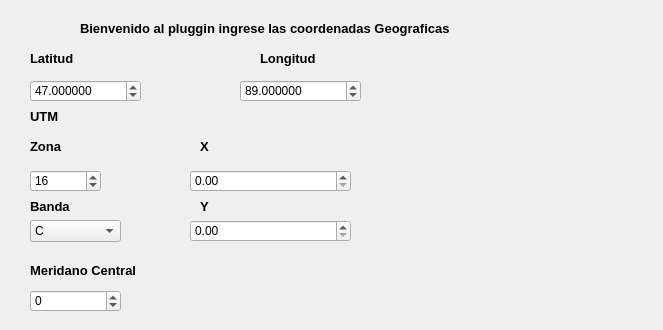
<?xml version="1.0" encoding="UTF-8"?>
<ui version="4.0">
 <class>UTMDialogBase</class>
 <widget class="QDialog" name="UTMDialogBase">
  <property name="geometry">
   <rect>
    <x>0</x>
    <y>0</y>
    <width>663</width>
    <height>330</height>
   </rect>
  </property>
  <property name="windowTitle">
   <string>Calculadora de coordenadas UTM</string>
  </property>
  <widget class="QLabel" name="label">
   <property name="geometry">
    <rect>
     <x>30</x>
     <y>50</y>
     <width>91</width>
     <height>16</height>
    </rect>
   </property>
   <property name="font">
    <font>
     <pointsize>10</pointsize>
     <weight>75</weight>
     <bold>true</bold>
    </font>
   </property>
   <property name="text">
    <string>Latitud</string>
   </property>
  </widget>
  <widget class="QLabel" name="label_2">
   <property name="geometry">
    <rect>
     <x>260</x>
     <y>50</y>
     <width>61</width>
     <height>16</height>
    </rect>
   </property>
   <property name="font">
    <font>
     <pointsize>10</pointsize>
     <weight>75</weight>
     <bold>true</bold>
    </font>
   </property>
   <property name="text">
    <string>Longitud</string>
   </property>
  </widget>
  <widget class="QLabel" name="label_3">
   <property name="geometry">
    <rect>
     <x>80</x>
     <y>20</y>
     <width>391</width>
     <height>16</height>
    </rect>
   </property>
   <property name="font">
    <font>
     <pointsize>10</pointsize>
     <weight>75</weight>
     <bold>true</bold>
    </font>
   </property>
   <property name="text">
    <string>Bienvenido al pluggin ingrese las coordenadas Geograficas</string>
   </property>
  </widget>
  <widget class="QLabel" name="label_4">
   <property name="geometry">
    <rect>
     <x>30</x>
     <y>110</y>
     <width>47</width>
     <height>13</height>
    </rect>
   </property>
   <property name="font">
    <font>
     <pointsize>10</pointsize>
     <weight>75</weight>
     <bold>true</bold>
    </font>
   </property>
   <property name="text">
    <string>UTM</string>
   </property>
  </widget>
  <widget class="QLabel" name="label_5">
   <property name="geometry">
    <rect>
     <x>30</x>
     <y>140</y>
     <width>47</width>
     <height>13</height>
    </rect>
   </property>
   <property name="font">
    <font>
     <pointsize>10</pointsize>
     <weight>75</weight>
     <bold>true</bold>
    </font>
   </property>
   <property name="text">
    <string>Zona</string>
   </property>
  </widget>
  <widget class="QLabel" name="label_6">
   <property name="geometry">
    <rect>
     <x>200</x>
     <y>140</y>
     <width>47</width>
     <height>13</height>
    </rect>
   </property>
   <property name="font">
    <font>
     <pointsize>10</pointsize>
     <weight>75</weight>
     <bold>true</bold>
    </font>
   </property>
   <property name="text">
    <string>X</string>
   </property>
  </widget>
  <widget class="QLabel" name="label_7">
   <property name="geometry">
    <rect>
     <x>30</x>
     <y>200</y>
     <width>47</width>
     <height>13</height>
    </rect>
   </property>
   <property name="font">
    <font>
     <pointsize>10</pointsize>
     <weight>75</weight>
     <bold>true</bold>
    </font>
   </property>
   <property name="text">
    <string>Banda</string>
   </property>
  </widget>
  <widget class="QLabel" name="label_8">
   <property name="geometry">
    <rect>
     <x>200</x>
     <y>200</y>
     <width>47</width>
     <height>13</height>
    </rect>
   </property>
   <property name="font">
    <font>
     <pointsize>10</pointsize>
     <weight>75</weight>
     <bold>true</bold>
    </font>
   </property>
   <property name="text">
    <string>Y</string>
   </property>
  </widget>
  <widget class="QLabel" name="label_9">
   <property name="geometry">
    <rect>
     <x>30</x>
     <y>260</y>
     <width>121</width>
     <height>21</height>
    </rect>
   </property>
   <property name="font">
    <font>
     <pointsize>10</pointsize>
     <weight>75</weight>
     <bold>true</bold>
    </font>
   </property>
   <property name="text">
    <string>Meridano Central</string>
   </property>
  </widget>
  <widget class="QDoubleSpinBox" name="LatD">
   <property name="geometry">
    <rect>
     <x>30</x>
     <y>80</y>
     <width>111</width>
     <height>22</height>
    </rect>
   </property>
   <property name="decimals">
    <number>6</number>
   </property>
   <property name="minimum">
    <double>-90.000000000000000</double>
   </property>
   <property name="maximum">
    <double>90.000000000000000</double>
   </property>
   <property name="value">
    <double>47.000000000000000</double>
   </property>
  </widget>
  <widget class="QDoubleSpinBox" name="LonD">
   <property name="geometry">
    <rect>
     <x>240</x>
     <y>80</y>
     <width>121</width>
     <height>22</height>
    </rect>
   </property>
   <property name="decimals">
    <number>6</number>
   </property>
   <property name="minimum">
    <double>-180.000000000000000</double>
   </property>
   <property name="maximum">
    <double>180.000000000000000</double>
   </property>
   <property name="value">
    <double>89.000000000000000</double>
   </property>
  </widget>
  <widget class="QSpinBox" name="zonaUTM">
   <property name="geometry">
    <rect>
     <x>30</x>
     <y>170</y>
     <width>71</width>
     <height>22</height>
    </rect>
   </property>
   <property name="maximum">
    <number>60</number>
   </property>
   <property name="value">
    <number>16</number>
   </property>
  </widget>
  <widget class="QDoubleSpinBox" name="UTM_X">
   <property name="geometry">
    <rect>
     <x>190</x>
     <y>170</y>
     <width>161</width>
     <height>22</height>
    </rect>
   </property>
   <property name="decimals">
    <number>2</number>
   </property>
   <property name="maximum">
    <double>900000.000000000000000</double>
   </property>
  </widget>
  <widget class="QComboBox" name="BanZone">
   <property name="geometry">
    <rect>
     <x>30</x>
     <y>220</y>
     <width>91</width>
     <height>22</height>
    </rect>
   </property>
   <item>
    <property name="text">
     <string>C</string>
    </property>
   </item>
   <item>
    <property name="text">
     <string>D</string>
    </property>
   </item>
   <item>
    <property name="text">
     <string>E</string>
    </property>
   </item>
   <item>
    <property name="text">
     <string>F</string>
    </property>
   </item>
   <item>
    <property name="text">
     <string>G</string>
    </property>
   </item>
   <item>
    <property name="text">
     <string>H</string>
    </property>
   </item>
   <item>
    <property name="text">
     <string>J</string>
    </property>
   </item>
   <item>
    <property name="text">
     <string>K</string>
    </property>
   </item>
   <item>
    <property name="text">
     <string>L</string>
    </property>
   </item>
   <item>
    <property name="text">
     <string>M</string>
    </property>
   </item>
   <item>
    <property name="text">
     <string>N</string>
    </property>
   </item>
   <item>
    <property name="text">
     <string>P</string>
    </property>
   </item>
   <item>
    <property name="text">
     <string>Q</string>
    </property>
   </item>
   <item>
    <property name="text">
     <string>R</string>
    </property>
   </item>
   <item>
    <property name="text">
     <string>S</string>
    </property>
   </item>
   <item>
    <property name="text">
     <string>T</string>
    </property>
   </item>
   <item>
    <property name="text">
     <string>U</string>
    </property>
   </item>
   <item>
    <property name="text">
     <string>V</string>
    </property>
   </item>
   <item>
    <property name="text">
     <string>W</string>
    </property>
   </item>
   <item>
    <property name="text">
     <string>X</string>
    </property>
   </item>
   <item>
    <property name="text">
     <string>X</string>
    </property>
   </item>
  </widget>
  <widget class="QDoubleSpinBox" name="UTM_Y">
   <property name="geometry">
    <rect>
     <x>190</x>
     <y>220</y>
     <width>161</width>
     <height>22</height>
    </rect>
   </property>
   <property name="decimals">
    <number>2</number>
   </property>
   <property name="maximum">
    <double>9000000.000000000000000</double>
   </property>
  </widget>
  <widget class="QSpinBox" name="cmbMer">
   <property name="geometry">
    <rect>
     <x>30</x>
     <y>290</y>
     <width>91</width>
     <height>22</height>
    </rect>
   </property>
   <property name="minimum">
    <number>-87</number>
   </property>
   <property name="maximum">
    <number>99</number>
   </property>
  </widget>
 </widget>
 <resources/>
 <connections/>
</ui>
